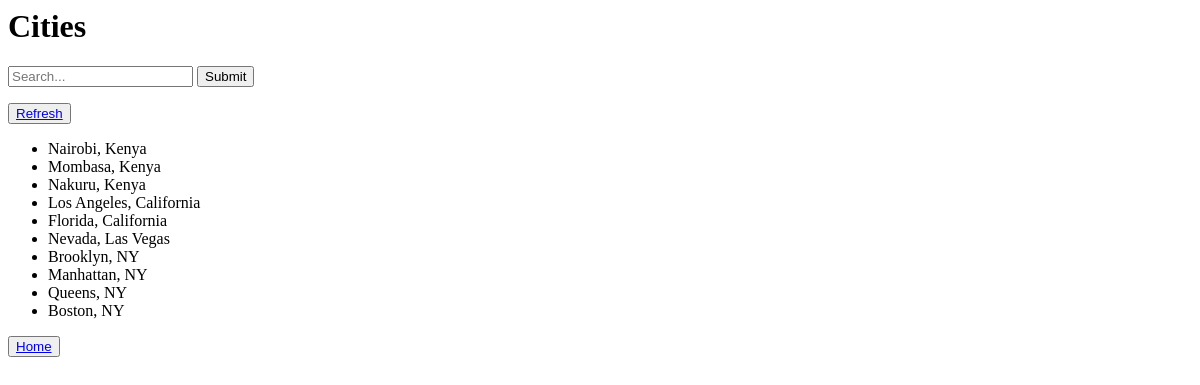
/search/, run on an earlier commit of the app's database.
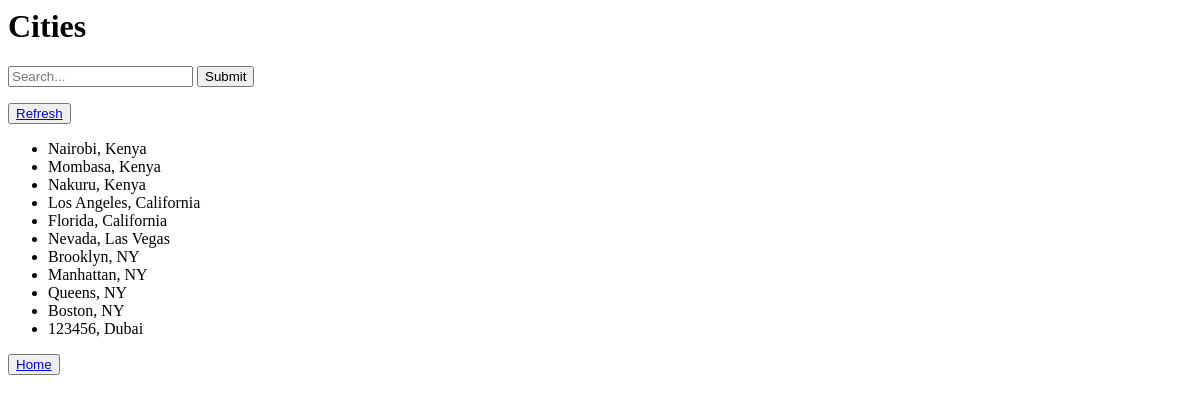
And on a later commit of the database.
### cities/models.py (models this page shows, shortened)
class City(models.Model):
    name = models.CharField(max_length=255)
    state = models.CharField(max_length=255)
    class Meta:
      verbose_name_plural = "cities"

### cities/views.py (the view)
# urls.py: path("search/", SearchResultsView.as_view(), name="search_results"),
class SearchResultsView(ListView):
    model = City
    template_name = 'search_results.html'
    def get_queryset(self):
        query = self.request.GET.get('q')
        if query is None:
            query = ""
        object_list = City.objects.filter(Q(name__icontains=query) | Q(state__icontains=query))
        print("\U0001F600")
        return object_list

### templates/search_results.html
<h1>Cities</h1>
<form action="{% url 'search_results' %}" method="get">
    <input name="q" type="text" placeholder="Search...">
    <button type="submit">Submit</button>
</form>
<button><a href="/search/?q=">Refresh</a></button>
<ul>
  {% for city in object_list %}
    <li>
      {{ city.name }}, {{ city.state }}
    </li>
  {% endfor %}
</ul>
<button><a href="/">Home</a></button>

What changed in the data, as far as the page shows it:
added City: name "123456", state "Dubai"
